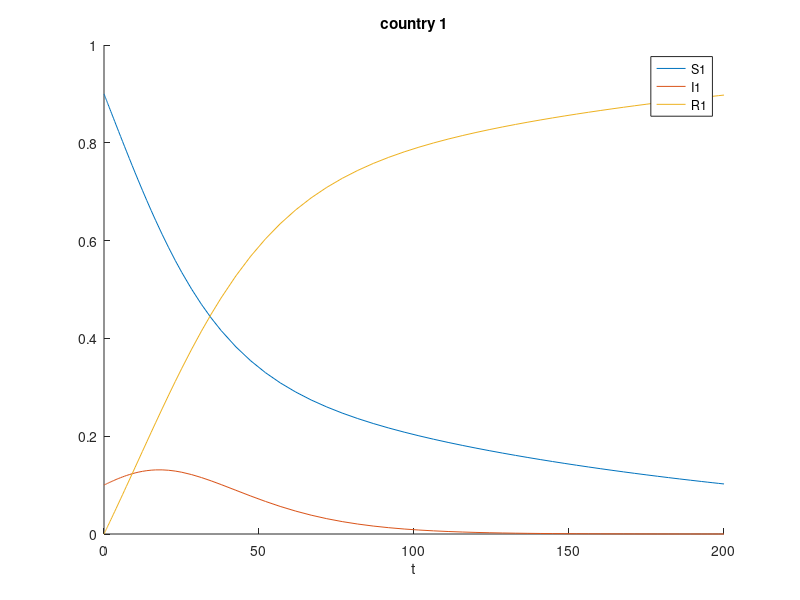
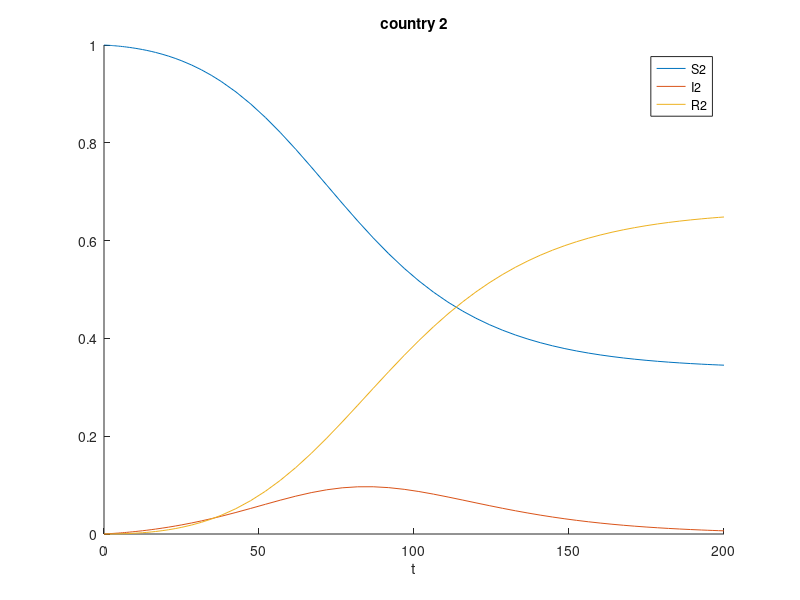
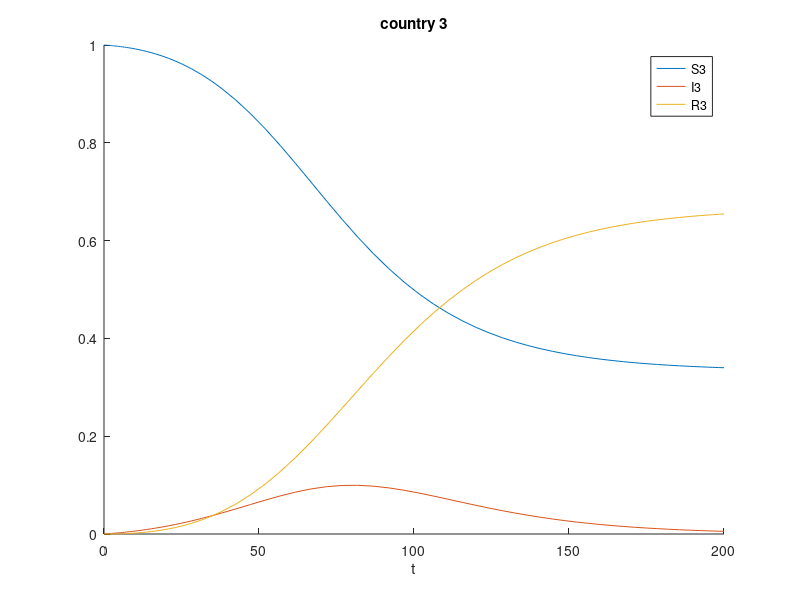

Source code (MATLAB) for these figures, in order:

M=3; % number of countries
gamma=1/14;
%beta=(eye(M)*1.6 + 0.03)*gamma;
beta=[1.6,0,0;
      0.03,1.6,0;
      0.03,0,1.6]*gamma;
%beta=(eye(M)*1.6 + 0.03*2*rand(M))*gamma;

%%
%xi=[0.00;0.0;0.0];
N=[6;3.6;3];
%xi=[0.0;0.0028;0.0033]; %constaint: sum(xi)*N=0.02
xi=[0.04;0;0]./N;
% S: X(1:M), I: X(M+1:2*M), R: X(2*M+1:3*M)
odefun=@(t,X)[-beta*X(M+1:2*M).*X(1:M)./N - xi.*X(1:M) ; 
               beta*X(M+1:2*M).*X(1:M)./N - gamma*X(M+1:2*M) ;
               gamma*X(M+1:2*M) + xi.*X(1:M) ];
           
tspan=[0,200];
Sinit=[0.9; 1; 1].*N;
Iinit=[0.1; 0; 0].*N;
Rinit=[0;0;0].*N;
init=[Sinit;Iinit;Rinit];


[t,X]=ode45(odefun,tspan,init);

%%
fig=figure;
hold on
plot(t,X(:,1)./N(1));
plot(t,X(:,4)./N(1));
plot(t,X(:,7)./N(1));
xlabel('t');
title('country 1');
legend('S1','I1','R1');
fprintf('integral of I1: %.3f\n', trapz(t,X(:,4)));

fig=figure;
hold on
plot(t,X(:,2)./N(2));
plot(t,X(:,5)./N(2));
plot(t,X(:,8)./N(2));
xlabel('t');
title('country 2');
legend('S2','I2','R2');
fprintf('integral of I2: %.3f\n', trapz(t,X(:,5)));

fig=figure;
hold on
plot(t,X(:,3)./N(3));
plot(t,X(:,6)./N(3));
plot(t,X(:,9)./N(3));
xlabel('t');
title('country 3');
legend('S3','I3','R3');
fprintf('integral of I3: %.3f\n', trapz(t,X(:,6)));